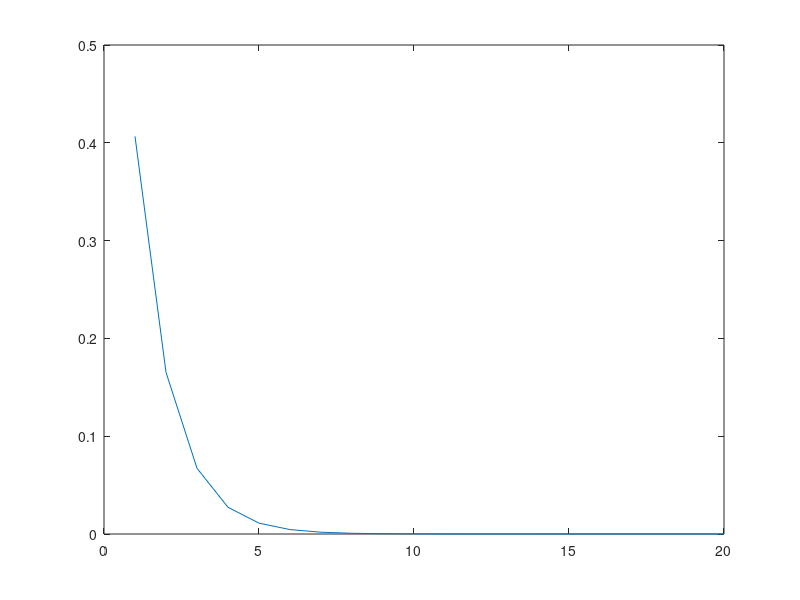

MATLAB code for this plot: (Note: this script raises an error after producing the figure.)
% calcium kernel evaluation

%% Calculate a calcium kernel based on the onset of each stimulus

close all

%define whether to calculate from data or input a custom kernel
data_kern = 0;
%if data should be used to calculate the kernel
if data_kern == 1
    %run the function. it will output the average "kernel" of the fastest
    %decaying stimulus
    kernel_out = kernel_calc_1(conc_trace,stim_num2,time_num,0,'mean');
else
    %provide code to calculate a custom kernel
    kernel_out = exp(-(1:20).*0.9);
end

% %use when approximating the kernel
% conv_kernel = kernel_out;

figure
plot(kernel_out)
%and save the kernel
%define the save path
save_path = 'E:\Behavioral data\Matlab\AF_proc\ColorFishSuite\Analysis\ConvolutionKernels';

save_var = 1;
if save_var == 1

    %get the root of the save name
    [ori_name,~] = uiputfile(strcat(save_path,'*.*'));
    %save the clustering output
    save_clu = strcat(ori_name,'_kernel.mat');
    save(fullfile(save_path,save_clu),'kernel_out',...
        'stim_num2','time_num','name_cell')
end
%% Load kernels for data processing (axonal vs soma)

%load the kernels
%define the load path
load_path = 'E:\Behavioral data\Matlab\AF_proc\ColorFishSuite\Analysis\ConvolutionKernels\';

%load the axonal kernel
deconv_name = uigetfile(strcat(load_path,'*.mat'),'Select the axonal kernel');
deconv_kernel = load(strcat(load_path,deconv_name),'kernel_out');
deconv_kernel = deconv_kernel.kernel_out;

%load the nuclear kernel
reconv_name = uigetfile(strcat(load_path,'*.mat'),'Select the axonal kernel');
reconv_kernel = load(strcat(load_path,reconv_name),'kernel_out');
reconv_kernel = reconv_kernel.kernel_out;

%load a convolution only kernel
conv_name = uigetfile(strcat(load_path,'*.mat'),'Select the axonal kernel');
conv_kernel = load(strcat(load_path,conv_name),'kernel_out');
conv_kernel = conv_kernel.kernel_out;
%% Plot the kernels
close all
%define the time vector
time_vec = 0.5:0.5:10;%for imaging at 2 Hz with a 20 frame kernel
figure
plot(time_vec,deconv_kernel)
hold('on')
plot(time_vec,reconv_kernel)
plot(time_vec,conv_kernel)
title('Approximate calcium kernels','FontSize',20)
xlabel('Time','FontSize',20)
ylabel('A.U.','FontSize',20)
legend({'Syn-GC6s','H2B-GC6s','Delay-Syn-GC6s'})
set(gca,'FontSize',20)
%% Use the kernels for modifying the data before clustering
close all

%define whether to reconv or not
reconv_var = 2;
%get the number of total time frames (per trace)
trace_time = size(conc_trace,2);
%deconvolve the data with the axonal kernel
%allocate memory for the deconvolved traces
deconv_trace = zeros(size(conc_trace));
%get the number of traces
trace_num = size(deconv_trace,1);
%for all the traces
for traces = 1:trace_num
    [deconv_trace(traces,:),~] = deconv([conc_trace(traces,:),zeros(1,length(deconv_kernel)-1)],deconv_kernel);
end

%if reconv is desired
switch reconv_var
    case 1
    %allocate memory for the reconvolved traces
    reconv_trace = zeros(size(deconv_trace));
    %now convolve each trace with the nuclear kernel
    %for all the traces
    for traces = 1:trace_num
        temp = conv(deconv_trace(traces,:),reconv_kernel);
        reconv_trace(traces,:) = temp(1:trace_time);
    end

    %plot both data sets
    figure
    imagesc(conc_trace)
    figure
    imagesc(deconv_trace)
    figure
    imagesc(reconv_trace)

    figure
    tar_trace = 1;
    plot(conc_trace(tar_trace,:),'r')
    hold('on')
    plot(deconv_trace(tar_trace,:),'b')
    plot(reconv_trace(tar_trace,:),'m')

    %save the reconvolved trace for clustering
%     conc_trace = reconv_trace;

    case 0
    %if no reconv, just load the deconv trace for clustering
%     conc_trace = deconv_trace;
    case 2
        %convolution only
        %allocate memory for the reconvolved traces
        conv_trace = zeros(size(conc_trace));
        %now convolve each trace with the nuclear kernel
        %for all the traces
        for traces = 1:trace_num
            temp = conv(conc_trace(traces,:),conv_kernel);
            conv_trace(traces,:) = temp(1:trace_time);
        end
        
        figure
        imagesc(conv_trace)
        
        figure
        tar_trace = 1;
        plot(conc_trace(tar_trace,:),'r')
        hold('on')
        plot(conv_trace(tar_trace,:),'b')
        %replace the old conc_trace matrix
        conc_trace = conv_trace;

end